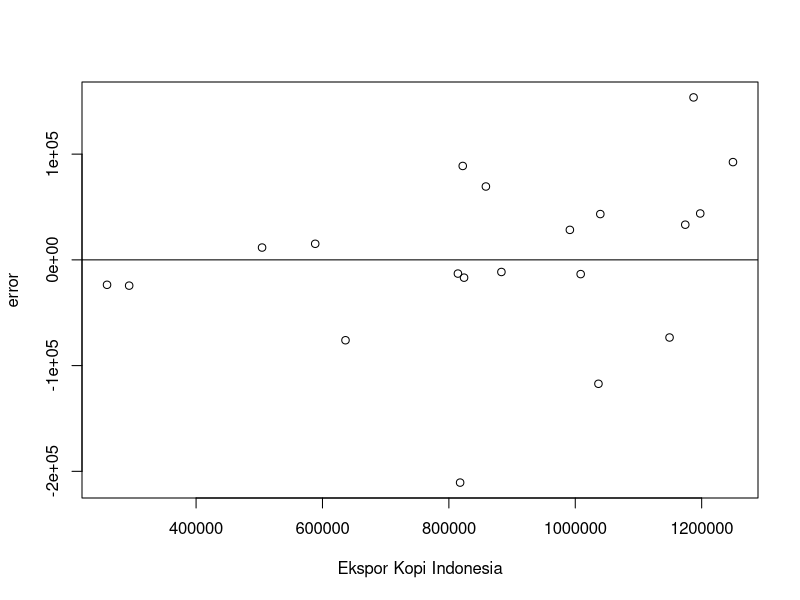
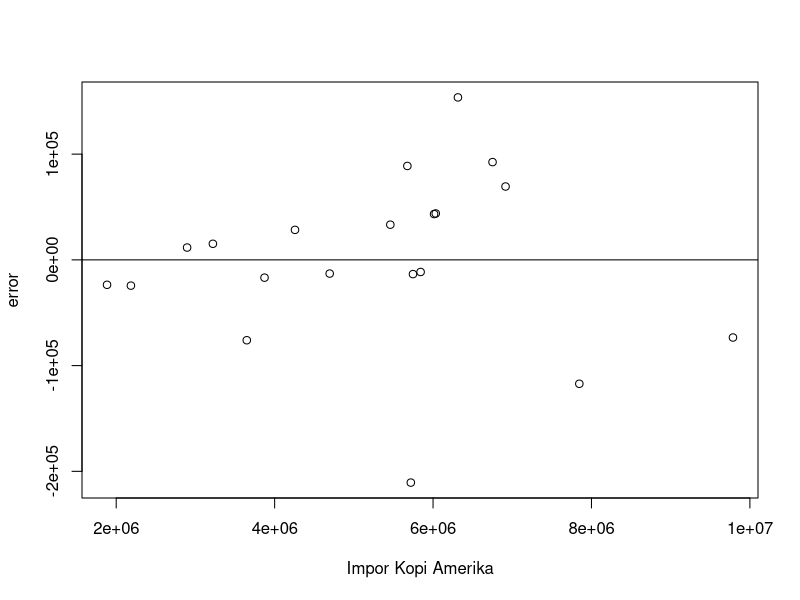
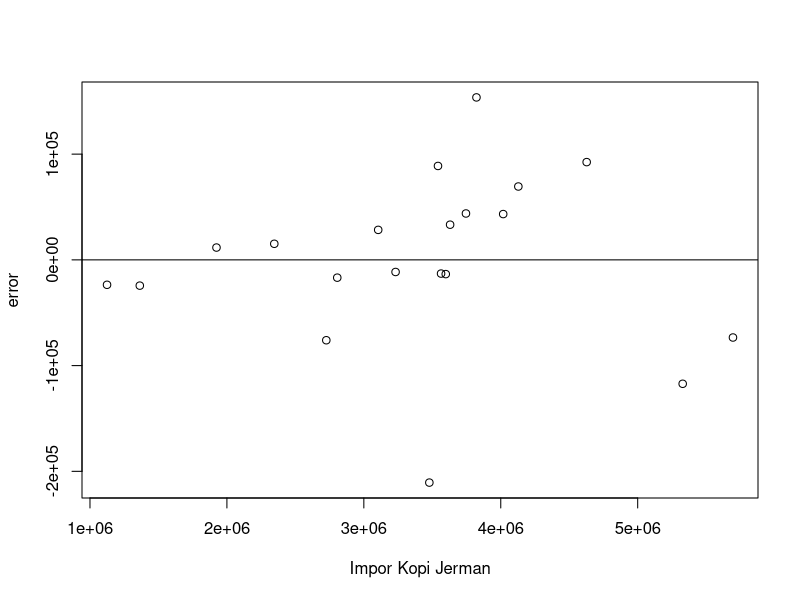
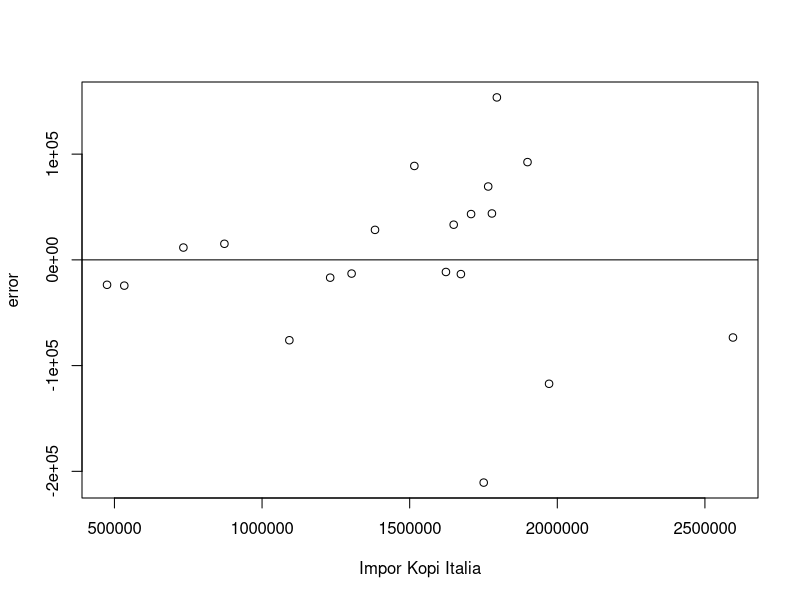
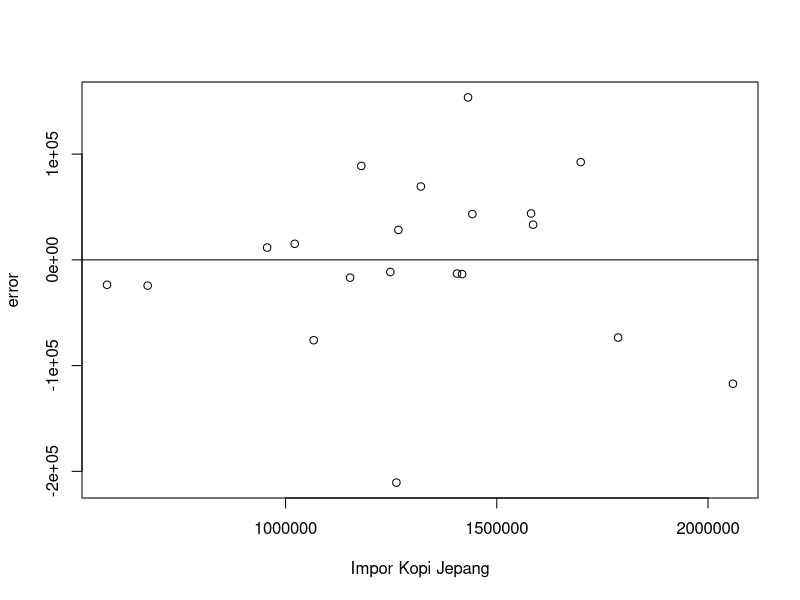
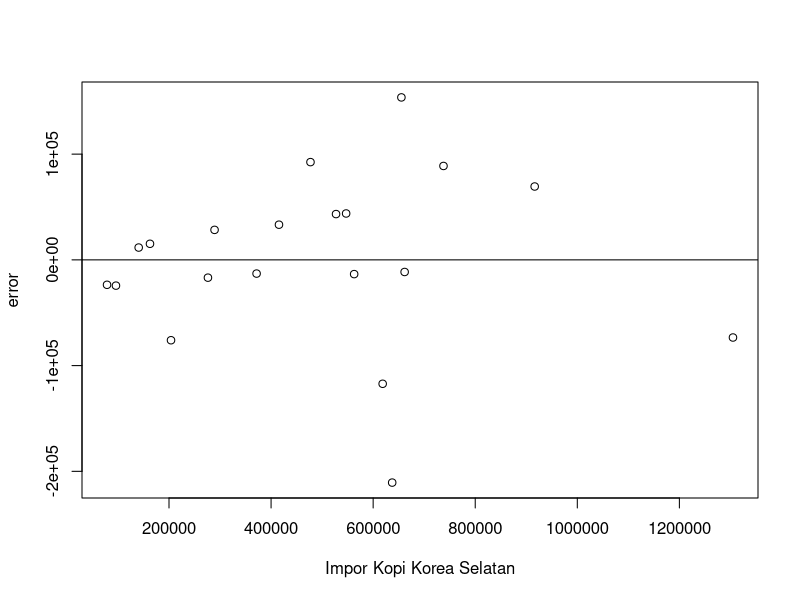

These charts were generated, in order, by the following R code:
setwd("D:/METOPEL UAS/FADHIA METOPEL")
library(readxl)
library(tidyverse)
library(kableExtra)
read_excel("kopi1.xlsx")
dat <- read_excel("kopi1.xlsx")
kbl(dat) %>%
  kable_styling(bootstrap_options = c("striped", "hover", "condensed", "responsive"))


# Plot 
# regresi
reg1<-lm(indo~usa+jerman+itali+jepang+korsel,data=dat)
summary(reg1)

dat$m<-resid(reg1)
plot(dat$indo,dat$m,xlab="Ekspor Kopi Indonesia",ylab="error")
abline(h=0)

dat$m<-resid(reg1)
plot(dat$usa,dat$m,xlab="Impor Kopi Amerika",ylab="error")
abline(h=0)

dat$m<-resid(reg1)
plot(dat$jerman,dat$m,xlab="Impor Kopi Jerman",ylab="error")
abline(h=0)

dat$m<-resid(reg1)
plot(dat$itali,dat$m,xlab="Impor Kopi Italia",ylab="error")
abline(h=0)

dat$m<-resid(reg1)
plot(dat$jepang,dat$m,xlab="Impor Kopi Jepang",ylab="error")
abline(h=0)

dat$m<-resid(reg1)
plot(dat$korsel,dat$m,xlab="Impor Kopi Korea Selatan",ylab="error")
abline(h=0)
